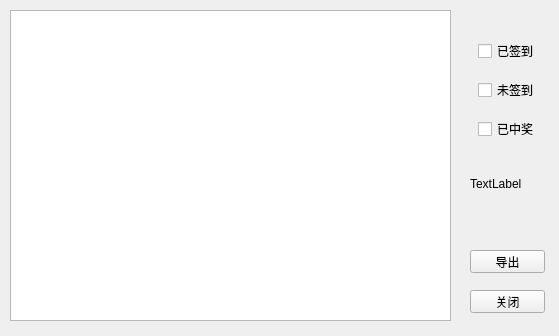
<?xml version="1.0" encoding="UTF-8"?>
<ui version="4.0">
 <class>Form</class>
 <widget class="QWidget" name="Form">
  <property name="geometry">
   <rect>
    <x>0</x>
    <y>0</y>
    <width>559</width>
    <height>336</height>
   </rect>
  </property>
  <property name="windowTitle">
   <string>Form</string>
  </property>
  <widget class="QPushButton" name="pushButton_exportlist">
   <property name="geometry">
    <rect>
     <x>470</x>
     <y>250</y>
     <width>75</width>
     <height>23</height>
    </rect>
   </property>
   <property name="text">
    <string>导出</string>
   </property>
  </widget>
  <widget class="QPushButton" name="pushButton_close">
   <property name="geometry">
    <rect>
     <x>470</x>
     <y>290</y>
     <width>75</width>
     <height>23</height>
    </rect>
   </property>
   <property name="text">
    <string>关闭</string>
   </property>
  </widget>
  <widget class="QTableWidget" name="tableWidget">
   <property name="geometry">
    <rect>
     <x>10</x>
     <y>10</y>
     <width>441</width>
     <height>311</height>
    </rect>
   </property>
  </widget>
  <widget class="QLabel" name="label_sum">
   <property name="geometry">
    <rect>
     <x>470</x>
     <y>174</y>
     <width>71</width>
     <height>20</height>
    </rect>
   </property>
   <property name="text">
    <string>TextLabel</string>
   </property>
  </widget>
  <widget class="QWidget" name="layoutWidget">
   <property name="geometry">
    <rect>
     <x>478</x>
     <y>30</y>
     <width>61</width>
     <height>121</height>
    </rect>
   </property>
   <layout class="QVBoxLayout" name="verticalLayout">
    <item>
     <widget class="QCheckBox" name="checkBox_ischeckin">
      <property name="text">
       <string>已签到</string>
      </property>
     </widget>
    </item>
    <item>
     <widget class="QCheckBox" name="checkBox_isnotcheckin">
      <property name="text">
       <string>未签到</string>
      </property>
     </widget>
    </item>
    <item>
     <widget class="QCheckBox" name="checkBox_iswin">
      <property name="text">
       <string>已中奖</string>
      </property>
     </widget>
    </item>
   </layout>
  </widget>
 </widget>
 <resources/>
 <connections>
  <connection>
   <sender>pushButton_close</sender>
   <signal>clicked()</signal>
   <receiver>Form</receiver>
   <slot>close()</slot>
   <hints>
    <hint type="sourcelabel">
     <x>497</x>
     <y>311</y>
    </hint>
    <hint type="destinationlabel">
     <x>501</x>
     <y>370</y>
    </hint>
   </hints>
  </connection>
 </connections>
</ui>
